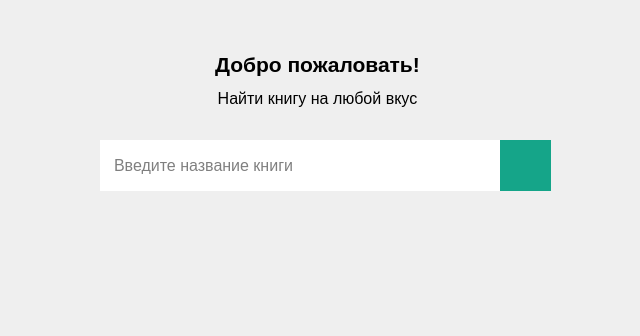
<?xml version="1.0" encoding="UTF-8"?>
<ui version="4.0">
 <class>Form</class>
 <widget class="QWidget" name="Form">
  <property name="geometry">
   <rect>
    <x>0</x>
    <y>0</y>
    <width>640</width>
    <height>336</height>
   </rect>
  </property>
  <property name="windowTitle">
   <string>Form</string>
  </property>
  <widget class="QLineEdit" name="Bookname">
   <property name="geometry">
    <rect>
     <x>100</x>
     <y>140</y>
     <width>411</width>
     <height>51</height>
    </rect>
   </property>
   <property name="styleSheet">
    <string notr="true">width: 200px;
height: 40px;
border-radius: 0;
font-size:16px;
padding: 8px 12px;</string>
   </property>
   <property name="placeholderText">
    <string>Введите название книги</string>
   </property>
  </widget>
  <widget class="QLabel" name="label">
   <property name="geometry">
    <rect>
     <x>20</x>
     <y>240</y>
     <width>611</width>
     <height>81</height>
    </rect>
   </property>
   <property name="text">
    <string>&lt;html&gt;&lt;head/&gt;&lt;body&gt;&lt;p align=&quot;center&quot;&gt;&lt;br/&gt;&lt;/p&gt;&lt;/body&gt;&lt;/html&gt;</string>
   </property>
  </widget>
  <widget class="QLabel" name="label_2">
   <property name="enabled">
    <bool>true</bool>
   </property>
   <property name="geometry">
    <rect>
     <x>10</x>
     <y>20</y>
     <width>611</width>
     <height>121</height>
    </rect>
   </property>
   <property name="autoFillBackground">
    <bool>false</bool>
   </property>
   <property name="styleSheet">
    <string notr="true">color: #000000;
font-size: 16px;
padding: 0 10px;
</string>
   </property>
   <property name="text">
    <string>&lt;html&gt;&lt;head/&gt;&lt;body&gt;&lt;p align=&quot;center&quot;&gt;&lt;span style=&quot; font-size:16pt; font-weight:600;&quot;&gt;Добро пожаловать!&lt;/span&gt;&lt;/p&gt;&lt;p align=&quot;center&quot;&gt;Найти книгу на любой вкус&lt;/p&gt;&lt;/body&gt;&lt;/html&gt;</string>
   </property>
  </widget>
  <widget class="QPushButton" name="getData">
   <property name="geometry">
    <rect>
     <x>500</x>
     <y>140</y>
     <width>51</width>
     <height>51</height>
    </rect>
   </property>
   <property name="styleSheet">
    <string notr="true">background:#15a589;
color: #fff;
font-size: 16px;
border-radius: 0 ;
</string>
   </property>
   <property name="text">
    <string/>
   </property>
   <property name="icon">
    <iconset>
     <disabledoff>../search.png</disabledoff>
    </iconset>
   </property>
  </widget>
 </widget>
 <resources/>
 <connections/>
</ui>
